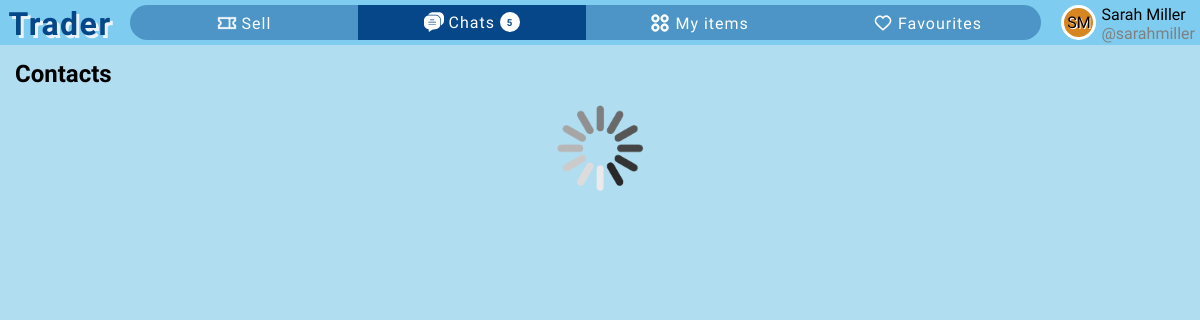
The app's page /all-contacts (signed in) with its own data.
### app/models.py (models this page shows)
class User(db.Model, UserMixin):
    id = db.Column(db.Integer, primary_key=True)  # User ID
    firstname = db.Column(db.String(50), nullable=False)  # First name
    lastname = db.Column(db.String(50), nullable=False)  # Last name
    username = db.Column(db.String(30), unique=True, nullable=False)  # Unique username
    email = db.Column(db.String(120), unique=True, nullable=False)  # Unique email
    password = db.Column(db.String(120), nullable=False)  # Password
    profile_color = db.Column(db.String(25), nullable=True, default=None)  # Profile color
    sent_chat = db.relationship('Chat', backref='sent_by_set', lazy=True, foreign_keys='Chat.sent_by')  # Chats sent by this user
    received_chat = db.relationship('Chat', backref='received_by_set', lazy=True, foreign_keys='Chat.received_by')  # Chats received by this user
    items = db.relationship('Item', backref='item_owner', lazy=True)  # Items posted by this user
    contacts = db.relationship('User', secondary=user_contacts,  # Many-to-many relationship for contacts
                               primaryjoin=(user_contacts.c.contact_id == id),
                               secondaryjoin=(user_contacts.c.contacted_id == id),
                               backref=db.backref('contacted_by', lazy='dynamic'),
                               lazy='dynamic')
    favourites = db.relationship('Item', secondary=favourite_items, backref=db.backref('fav_users', lazy='dynamic'))  # Many-to-many relationship for favorite items

### app/routes.py (the view)
@app.get("/all-contacts")
@login_required
def all_contacts():
    return render_template("all-contacts.html")

### app/routes.py (called while the page is built)
@login_manager.user_loader
def load_user(user_id):
    return User.query.get(int(user_id))

### app/templates/all-contacts.html (shortened to what this page needs)
{% extends 'base.html' %}
{% block head %}
    <link rel="stylesheet" href="{{ url_for('static', filename='css/all-contacts.css') }}">
{% endblock head %}
{% block all_contacts_page %}selected{% endblock %}
{% block content %}
<h2 class="all-contacts-title">Contacts</h2>
<div id="all-contacts">
    <img class="spinner" src="{{ url_for('static', filename='img/spinner.gif') }}" alt="loading...">
</div>
{% endblock content %}

### app/templates/partials/user-card.html
<div class="user-logo-cont" style="background-color: #{{ current_user.profile_color }};">
    <div class="user-logo">{{ current_user.firstname[0]|upper }}{{ current_user.lastname[0]|upper }}</div>
</div>
<div class="first-last-name">{{ current_user.firstname|title }} {{ current_user.lastname|title }}</div>
<span class="username">@{{ current_user.username }}</span>

### app/static/css/base.css (style rules this page uses)
* { font-family: 'Varela Round', serif; box-sizing: border-box; margin: 0; padding: 0; font-size: bolder; }
body { background-color: #B1DDF1; color: white; height: 100vh; }

### app/static/css/partials/user-card.css (style rules this page uses)
.user-logo-cont { display: flex; justify-content: center; align-items: center; background-color: #7eccf0; width: 35px; height: 35px; border: 3px solid white; border-radius: 50%; text-shadow: 1px 1px white; grid-row: span 2; }
.user-logo { font-family: Amita; }
.username { color: gray; }

### app/static/css/all-contacts.css (style rules this page uses)
body { color: black; }
.spinner { display: block; width: 90px; margin: auto; }
.all-contacts-title { padding: 15px; }

### records on screen
User: firstname "S", lastname "M", firstname "Sarah", lastname "Miller", username "sarahmiller"
